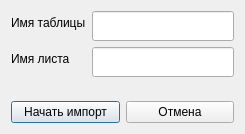
<?xml version="1.0" encoding="UTF-8"?>
<ui version="4.0">
 <class>GSheets</class>
 <widget class="QDialog" name="GSheets">
  <property name="geometry">
   <rect>
    <x>0</x>
    <y>0</y>
    <width>245</width>
    <height>134</height>
   </rect>
  </property>
  <property name="minimumSize">
   <size>
    <width>245</width>
    <height>134</height>
   </size>
  </property>
  <property name="maximumSize">
   <size>
    <width>245</width>
    <height>134</height>
   </size>
  </property>
  <property name="windowTitle">
   <string>Dialog</string>
  </property>
  <property name="sizeGripEnabled">
   <bool>false</bool>
  </property>
  <property name="modal">
   <bool>true</bool>
  </property>
  <layout class="QVBoxLayout" name="verticalLayout">
   <item>
    <layout class="QFormLayout" name="formLayout">
     <item row="0" column="0">
      <widget class="QLabel" name="label">
       <property name="text">
        <string>Имя таблицы</string>
       </property>
      </widget>
     </item>
     <item row="0" column="1">
      <widget class="QLineEdit" name="sheet_name">
       <property name="font">
        <font>
         <family>Noto Sans</family>
         <pointsize>11</pointsize>
        </font>
       </property>
      </widget>
     </item>
     <item row="1" column="0">
      <widget class="QLabel" name="label_2">
       <property name="text">
        <string>Имя листа</string>
       </property>
      </widget>
     </item>
     <item row="1" column="1">
      <widget class="QLineEdit" name="wsheet_name">
       <property name="font">
        <font>
         <family>Noto Sans</family>
         <pointsize>11</pointsize>
        </font>
       </property>
      </widget>
     </item>
    </layout>
   </item>
   <item>
    <layout class="QHBoxLayout" name="horizontalLayout">
     <item>
      <widget class="QPushButton" name="OKBtn">
       <property name="sizePolicy">
        <sizepolicy hsizetype="Minimum" vsizetype="Fixed">
         <horstretch>0</horstretch>
         <verstretch>0</verstretch>
        </sizepolicy>
       </property>
       <property name="text">
        <string>Начать импорт</string>
       </property>
      </widget>
     </item>
     <item>
      <widget class="QPushButton" name="CloseBtn">
       <property name="sizePolicy">
        <sizepolicy hsizetype="Minimum" vsizetype="Fixed">
         <horstretch>0</horstretch>
         <verstretch>0</verstretch>
        </sizepolicy>
       </property>
       <property name="text">
        <string>Отмена</string>
       </property>
      </widget>
     </item>
    </layout>
   </item>
  </layout>
 </widget>
 <resources/>
 <connections>
  <connection>
   <sender>sheet_name</sender>
   <signal>textEdited(QString)</signal>
   <receiver>GSheets</receiver>
   <slot>OKDisable()</slot>
   <hints>
    <hint type="sourcelabel">
     <x>129</x>
     <y>28</y>
    </hint>
    <hint type="destinationlabel">
     <x>30</x>
     <y>84</y>
    </hint>
   </hints>
  </connection>
  <connection>
   <sender>wsheet_name</sender>
   <signal>textEdited(QString)</signal>
   <receiver>GSheets</receiver>
   <slot>OKDisable()</slot>
   <hints>
    <hint type="sourcelabel">
     <x>153</x>
     <y>64</y>
    </hint>
    <hint type="destinationlabel">
     <x>183</x>
     <y>87</y>
    </hint>
   </hints>
  </connection>
  <connection>
   <sender>OKBtn</sender>
   <signal>clicked()</signal>
   <receiver>GSheets</receiver>
   <slot>accept()</slot>
   <hints>
    <hint type="sourcelabel">
     <x>90</x>
     <y>105</y>
    </hint>
    <hint type="destinationlabel">
     <x>41</x>
     <y>1</y>
    </hint>
   </hints>
  </connection>
  <connection>
   <sender>CloseBtn</sender>
   <signal>clicked()</signal>
   <receiver>GSheets</receiver>
   <slot>reject()</slot>
   <hints>
    <hint type="sourcelabel">
     <x>163</x>
     <y>108</y>
    </hint>
    <hint type="destinationlabel">
     <x>243</x>
     <y>36</y>
    </hint>
   </hints>
  </connection>
 </connections>
 <slots>
  <slot>OKDisable()</slot>
 </slots>
</ui>
